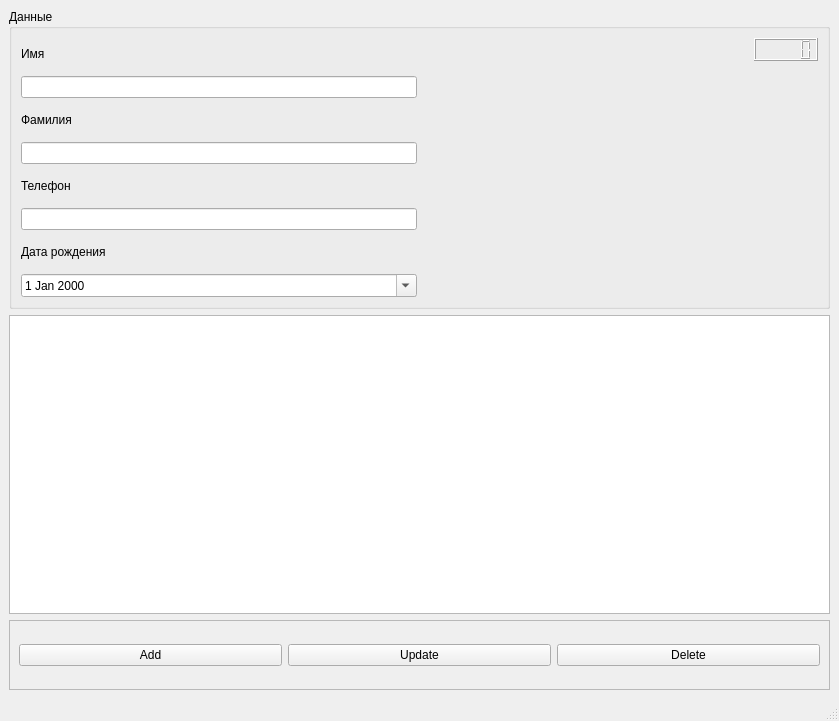
<?xml version="1.0" encoding="UTF-8"?>
<ui version="4.0">
 <class>MainWindow</class>
 <widget class="QMainWindow" name="MainWindow">
  <property name="geometry">
   <rect>
    <x>0</x>
    <y>0</y>
    <width>839</width>
    <height>721</height>
   </rect>
  </property>
  <property name="windowTitle">
   <string>Simple CRUD(Create, Update, Delete)</string>
  </property>
  <widget class="QWidget" name="centralwidget">
   <layout class="QVBoxLayout" name="verticalLayout_3">
    <item>
     <widget class="QGroupBox" name="groupBox">
      <property name="title">
       <string>Данные</string>
      </property>
      <layout class="QHBoxLayout" name="horizontalLayout_2">
       <item>
        <layout class="QVBoxLayout" name="verticalLayout">
         <item>
          <widget class="QLabel" name="label">
           <property name="text">
            <string>Имя</string>
           </property>
          </widget>
         </item>
         <item>
          <widget class="QLineEdit" name="lineEdit"/>
         </item>
         <item>
          <widget class="QLabel" name="label_2">
           <property name="text">
            <string>Фамилия</string>
           </property>
          </widget>
         </item>
         <item>
          <widget class="QLineEdit" name="lineEdit_2"/>
         </item>
         <item>
          <widget class="QLabel" name="label_3">
           <property name="text">
            <string>Телефон</string>
           </property>
          </widget>
         </item>
         <item>
          <widget class="QLineEdit" name="lineEdit_3"/>
         </item>
         <item>
          <widget class="QLabel" name="label_4">
           <property name="text">
            <string>Дата рождения</string>
           </property>
          </widget>
         </item>
         <item>
          <widget class="QDateEdit" name="dateEdit">
           <property name="calendarPopup">
            <bool>true</bool>
           </property>
          </widget>
         </item>
        </layout>
       </item>
       <item>
        <layout class="QVBoxLayout" name="verticalLayout_2">
         <item>
          <layout class="QHBoxLayout" name="horizontalLayout">
           <item>
            <spacer name="horizontalSpacer">
             <property name="orientation">
              <enum>Qt::Horizontal</enum>
             </property>
             <property name="sizeHint" stdset="0">
              <size>
               <width>40</width>
               <height>20</height>
              </size>
             </property>
            </spacer>
           </item>
           <item>
            <widget class="QLCDNumber" name="lcdNumber"/>
           </item>
          </layout>
         </item>
         <item>
          <spacer name="verticalSpacer">
           <property name="orientation">
            <enum>Qt::Vertical</enum>
           </property>
           <property name="sizeHint" stdset="0">
            <size>
             <width>20</width>
             <height>40</height>
            </size>
           </property>
          </spacer>
         </item>
        </layout>
       </item>
      </layout>
     </widget>
    </item>
    <item>
     <widget class="QTableView" name="tableView"/>
    </item>
    <item>
     <widget class="QScrollArea" name="scrollArea">
      <property name="sizePolicy">
       <sizepolicy hsizetype="Minimum" vsizetype="Minimum">
        <horstretch>0</horstretch>
        <verstretch>0</verstretch>
       </sizepolicy>
      </property>
      <property name="widgetResizable">
       <bool>true</bool>
      </property>
      <widget class="QWidget" name="scrollAreaWidgetContents">
       <property name="geometry">
        <rect>
         <x>0</x>
         <y>0</y>
         <width>819</width>
         <height>69</height>
        </rect>
       </property>
       <layout class="QHBoxLayout" name="horizontalLayout_4">
        <item>
         <layout class="QHBoxLayout" name="horizontalLayout_3">
          <item>
           <widget class="QPushButton" name="pushButton">
            <property name="text">
             <string>Add</string>
            </property>
           </widget>
          </item>
          <item>
           <widget class="QPushButton" name="pushButton_2">
            <property name="text">
             <string>Update</string>
            </property>
           </widget>
          </item>
          <item>
           <widget class="QPushButton" name="pushButton_3">
            <property name="text">
             <string>Delete</string>
            </property>
           </widget>
          </item>
         </layout>
        </item>
       </layout>
      </widget>
     </widget>
    </item>
   </layout>
  </widget>
  <widget class="QStatusBar" name="statusbar"/>
 </widget>
 <resources/>
 <connections/>
</ui>
